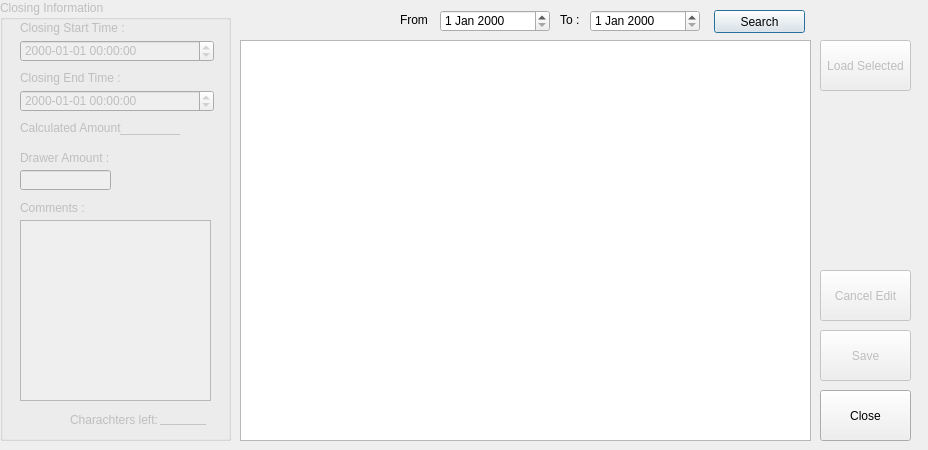
<?xml version="1.0" encoding="UTF-8"?>
<ui version="4.0">
 <class>ClosingsEditor</class>
 <widget class="QDialog" name="ClosingsEditor">
  <property name="geometry">
   <rect>
    <x>0</x>
    <y>0</y>
    <width>928</width>
    <height>450</height>
   </rect>
  </property>
  <property name="windowTitle">
   <string>Closings Editor</string>
  </property>
  <widget class="QTableWidget" name="closingsTable">
   <property name="geometry">
    <rect>
     <x>240</x>
     <y>40</y>
     <width>571</width>
     <height>401</height>
    </rect>
   </property>
  </widget>
  <widget class="QGroupBox" name="groupBox">
   <property name="enabled">
    <bool>false</bool>
   </property>
   <property name="geometry">
    <rect>
     <x>0</x>
     <y>0</y>
     <width>231</width>
     <height>441</height>
    </rect>
   </property>
   <property name="title">
    <string>Closing Information</string>
   </property>
   <property name="flat">
    <bool>false</bool>
   </property>
   <widget class="QPlainTextEdit" name="comments">
    <property name="geometry">
     <rect>
      <x>20</x>
      <y>220</y>
      <width>191</width>
      <height>181</height>
     </rect>
    </property>
   </widget>
   <widget class="QLineEdit" name="drawerAmount">
    <property name="geometry">
     <rect>
      <x>20</x>
      <y>170</y>
      <width>91</width>
      <height>20</height>
     </rect>
    </property>
   </widget>
   <widget class="QLabel" name="label_3">
    <property name="geometry">
     <rect>
      <x>20</x>
      <y>120</y>
      <width>101</width>
      <height>16</height>
     </rect>
    </property>
    <property name="text">
     <string>Calculated Amount : </string>
    </property>
   </widget>
   <widget class="QDateTimeEdit" name="closingEndDate">
    <property name="geometry">
     <rect>
      <x>20</x>
      <y>90</y>
      <width>194</width>
      <height>22</height>
     </rect>
    </property>
    <property name="displayFormat">
     <string>yyyy-MM-dd hh:mm:ss</string>
    </property>
   </widget>
   <widget class="QLabel" name="label_2">
    <property name="geometry">
     <rect>
      <x>20</x>
      <y>70</y>
      <width>191</width>
      <height>16</height>
     </rect>
    </property>
    <property name="text">
     <string>Closing End Time : </string>
    </property>
   </widget>
   <widget class="QLabel" name="label">
    <property name="geometry">
     <rect>
      <x>20</x>
      <y>20</y>
      <width>191</width>
      <height>16</height>
     </rect>
    </property>
    <property name="text">
     <string>Closing Start Time : </string>
    </property>
   </widget>
   <widget class="QLabel" name="label_4">
    <property name="geometry">
     <rect>
      <x>20</x>
      <y>150</y>
      <width>191</width>
      <height>16</height>
     </rect>
    </property>
    <property name="text">
     <string>Drawer Amount :</string>
    </property>
   </widget>
   <widget class="QLabel" name="calculatedAmountLabel">
    <property name="geometry">
     <rect>
      <x>120</x>
      <y>120</y>
      <width>81</width>
      <height>16</height>
     </rect>
    </property>
    <property name="text">
     <string>_________</string>
    </property>
   </widget>
   <widget class="QLabel" name="label_5">
    <property name="geometry">
     <rect>
      <x>20</x>
      <y>200</y>
      <width>191</width>
      <height>16</height>
     </rect>
    </property>
    <property name="text">
     <string>Comments : </string>
    </property>
   </widget>
   <widget class="QDateTimeEdit" name="closingStartDate">
    <property name="geometry">
     <rect>
      <x>20</x>
      <y>40</y>
      <width>194</width>
      <height>22</height>
     </rect>
    </property>
    <property name="displayFormat">
     <string>yyyy-MM-dd hh:mm:ss</string>
    </property>
   </widget>
   <widget class="QLabel" name="remainingCommentCharachterLabel">
    <property name="geometry">
     <rect>
      <x>160</x>
      <y>410</y>
      <width>46</width>
      <height>16</height>
     </rect>
    </property>
    <property name="text">
     <string>_______</string>
    </property>
   </widget>
   <widget class="QLabel" name="label_6">
    <property name="geometry">
     <rect>
      <x>70</x>
      <y>410</y>
      <width>91</width>
      <height>20</height>
     </rect>
    </property>
    <property name="text">
     <string>Charachters left:</string>
    </property>
   </widget>
  </widget>
  <widget class="QDateEdit" name="searchStart">
   <property name="geometry">
    <rect>
     <x>440</x>
     <y>10</y>
     <width>110</width>
     <height>22</height>
    </rect>
   </property>
  </widget>
  <widget class="QLabel" name="label_7">
   <property name="geometry">
    <rect>
     <x>400</x>
     <y>10</y>
     <width>31</width>
     <height>20</height>
    </rect>
   </property>
   <property name="text">
    <string>From : </string>
   </property>
  </widget>
  <widget class="QDateEdit" name="searchEnd">
   <property name="geometry">
    <rect>
     <x>590</x>
     <y>10</y>
     <width>110</width>
     <height>22</height>
    </rect>
   </property>
  </widget>
  <widget class="QLabel" name="label_8">
   <property name="geometry">
    <rect>
     <x>560</x>
     <y>10</y>
     <width>21</width>
     <height>20</height>
    </rect>
   </property>
   <property name="text">
    <string>To :</string>
   </property>
  </widget>
  <widget class="QPushButton" name="searchButton">
   <property name="geometry">
    <rect>
     <x>714</x>
     <y>10</y>
     <width>91</width>
     <height>23</height>
    </rect>
   </property>
   <property name="text">
    <string>Search</string>
   </property>
  </widget>
  <widget class="QPushButton" name="loadButton">
   <property name="enabled">
    <bool>false</bool>
   </property>
   <property name="geometry">
    <rect>
     <x>820</x>
     <y>40</y>
     <width>91</width>
     <height>51</height>
    </rect>
   </property>
   <property name="text">
    <string>Load Selected</string>
   </property>
  </widget>
  <widget class="QPushButton" name="saveButton">
   <property name="enabled">
    <bool>false</bool>
   </property>
   <property name="geometry">
    <rect>
     <x>820</x>
     <y>330</y>
     <width>91</width>
     <height>51</height>
    </rect>
   </property>
   <property name="text">
    <string>Save</string>
   </property>
  </widget>
  <widget class="QPushButton" name="closeButton">
   <property name="geometry">
    <rect>
     <x>820</x>
     <y>390</y>
     <width>91</width>
     <height>51</height>
    </rect>
   </property>
   <property name="text">
    <string>Close</string>
   </property>
  </widget>
  <widget class="QLabel" name="errLabel">
   <property name="geometry">
    <rect>
     <x>810</x>
     <y>10</y>
     <width>101</width>
     <height>21</height>
    </rect>
   </property>
   <property name="text">
    <string/>
   </property>
  </widget>
  <widget class="QPushButton" name="cancelEditButton">
   <property name="enabled">
    <bool>false</bool>
   </property>
   <property name="geometry">
    <rect>
     <x>820</x>
     <y>270</y>
     <width>91</width>
     <height>51</height>
    </rect>
   </property>
   <property name="text">
    <string>Cancel Edit</string>
   </property>
  </widget>
 </widget>
 <resources/>
 <connections/>
</ui>
